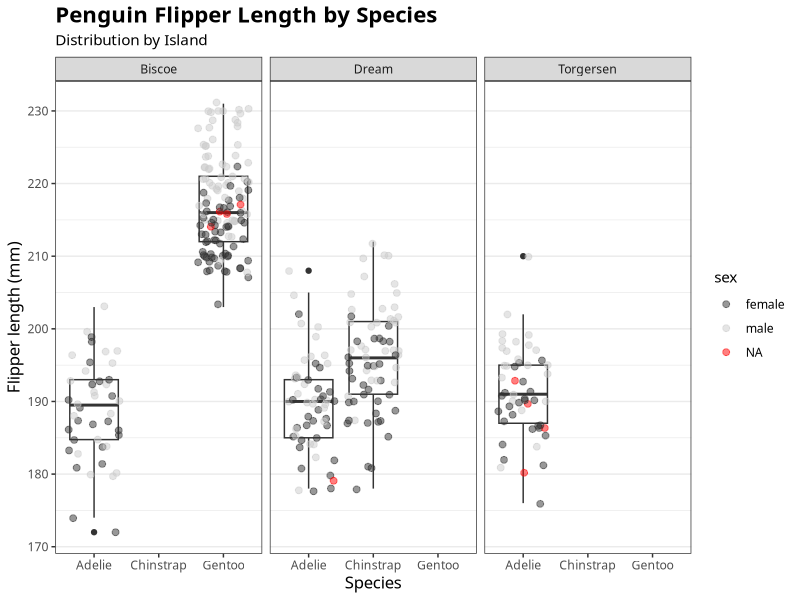

Source code (R):
#Homework assignment to make nice penguin plot
#By Angela Richards Donà
#September 17, 2024

#load packages
library(palmerpenguins)
library(tidyverse)

#look at the data
view(penguins)
glimpse(penguins)

#make plot with species on x and flipper length on y
ggplot (data = penguins, mapping = aes(x = species, 
                                       y = flipper_length_mm)) +
  geom_boxplot() + #add boxplot
  geom_jitter(alpha = 0.5, size = 2, aes(color = sex)) + #visualize all datapoints
  scale_color_grey() + #make datapoints in greyscale
  labs(title = "Penguin Flipper Length by Species",
       subtitle = "Distribution by Island",
       x = "Species", 
       y = "Flipper length (mm)") + #change to nicer labels
  theme_bw(base_family = "avenir") + #customize the fonts to my favorite Avenir
  theme(axis.title = element_text(size = 12), #define font sizes
        plot.title = element_text(size = 16, face = "bold"), #make title larger and bold
        panel.grid.major.x = element_blank(), #remove the x-axis lines on plot
        legend.position = "right") + #define where legend is displayed
  facet_wrap(vars(island)) #visualize distribution by island

penguin_plot <- ggplot (data = penguins, mapping = aes(x = species, 
                                                       y = flipper_length_mm)) +
  geom_boxplot() + #add boxplot
  geom_jitter(alpha = 0.5, size = 2, aes(color = sex)) + #visualize all datapoints
  scale_color_grey() + #make datapoints in greyscale
  labs(title = "Penguin Flipper Length by Species",
       subtitle = "Distribution by Island",
       x = "Species", 
       y = "Flipper length (mm)") + #change to nicer labels
  theme_bw(base_family = "avenir") + #customize the fonts to my favorite Avenir
  theme(axis.title = element_text(size = 12), #define font sizes
        plot.title = element_text(size = 16, face = "bold"), #make title larger and bold
        panel.grid.major.x = element_blank(), #remove the x-axis lines on plot
        legend.position = "right") + #define where legend is displayed
  facet_wrap(vars(island)) #visualize distribution by island
